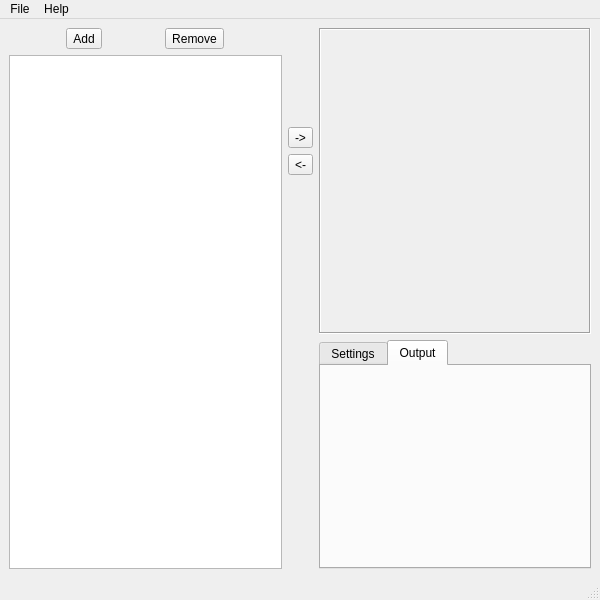
<?xml version="1.0" encoding="UTF-8"?>
<ui version="4.0">
 <class>MainWindow</class>
 <widget class="QMainWindow" name="MainWindow">
  <property name="geometry">
   <rect>
    <x>0</x>
    <y>0</y>
    <width>600</width>
    <height>600</height>
   </rect>
  </property>
  <property name="windowTitle">
   <string>MainWindow</string>
  </property>
  <widget class="QWidget" name="centralwidget">
   <layout class="QGridLayout" name="gridLayout">
    <item row="0" column="0">
     <layout class="QHBoxLayout" name="horizontalLayout" stretch="6,0,6">
      <item>
       <layout class="QVBoxLayout" name="verticalLayout_2" stretch="1,12">
        <item>
         <layout class="QHBoxLayout" name="horizontalLayout_2">
          <property name="sizeConstraint">
           <enum>QLayout::SetMaximumSize</enum>
          </property>
          <item>
           <widget class="QToolButton" name="pluginAdd">
            <property name="text">
             <string>Add</string>
            </property>
           </widget>
          </item>
          <item>
           <widget class="QToolButton" name="pluginRemove">
            <property name="text">
             <string>Remove</string>
            </property>
           </widget>
          </item>
         </layout>
        </item>
        <item>
         <widget class="QListWidget" name="plugins">
          <property name="minimumSize">
           <size>
            <width>260</width>
            <height>480</height>
           </size>
          </property>
         </widget>
        </item>
       </layout>
      </item>
      <item>
       <layout class="QVBoxLayout" name="verticalLayout_6" stretch="1,0,0,4">
        <item>
         <spacer name="verticalSpacer_2">
          <property name="orientation">
           <enum>Qt::Vertical</enum>
          </property>
          <property name="sizeHint" stdset="0">
           <size>
            <width>20</width>
            <height>40</height>
           </size>
          </property>
         </spacer>
        </item>
        <item>
         <widget class="QToolButton" name="flowPluginAdd">
          <property name="text">
           <string>-&gt;</string>
          </property>
         </widget>
        </item>
        <item>
         <widget class="QToolButton" name="flowPluginRemove">
          <property name="text">
           <string>&lt;-</string>
          </property>
         </widget>
        </item>
        <item>
         <spacer name="verticalSpacer">
          <property name="orientation">
           <enum>Qt::Vertical</enum>
          </property>
          <property name="sizeHint" stdset="0">
           <size>
            <width>20</width>
            <height>40</height>
           </size>
          </property>
         </spacer>
        </item>
       </layout>
      </item>
      <item>
       <layout class="QVBoxLayout" name="verticalLayout_5" stretch="4,3">
        <item>
         <widget class="QFrame" name="frame">
          <property name="frameShape">
           <enum>QFrame::Box</enum>
          </property>
          <property name="frameShadow">
           <enum>QFrame::Sunken</enum>
          </property>
          <widget class="QWidget" name="verticalLayoutWidget">
           <property name="geometry">
            <rect>
             <x>0</x>
             <y>0</y>
             <width>261</width>
             <height>291</height>
            </rect>
           </property>
           <layout class="QVBoxLayout" name="flow_container"/>
          </widget>
         </widget>
        </item>
        <item>
         <widget class="QTabWidget" name="tabWidget">
          <property name="currentIndex">
           <number>1</number>
          </property>
          <widget class="QWidget" name="tab_Settings">
           <attribute name="title">
            <string>Settings</string>
           </attribute>
          </widget>
          <widget class="QWidget" name="tab_Output">
           <attribute name="title">
            <string>Output</string>
           </attribute>
          </widget>
         </widget>
        </item>
       </layout>
      </item>
     </layout>
    </item>
   </layout>
  </widget>
  <widget class="QMenuBar" name="menubar">
   <property name="geometry">
    <rect>
     <x>0</x>
     <y>0</y>
     <width>600</width>
     <height>22</height>
    </rect>
   </property>
   <widget class="QMenu" name="menuFile">
    <property name="title">
     <string>File</string>
    </property>
    <addaction name="actionNew_flow"/>
    <addaction name="actionOpen_flow"/>
    <addaction name="separator"/>
    <addaction name="actionQuit"/>
   </widget>
   <widget class="QMenu" name="menuHelp">
    <property name="title">
     <string>Help</string>
    </property>
    <addaction name="actionHelp"/>
    <addaction name="actionAbout"/>
   </widget>
   <addaction name="menuFile"/>
   <addaction name="menuHelp"/>
  </widget>
  <widget class="QStatusBar" name="statusBar"/>
  <action name="actionNew_flow">
   <property name="text">
    <string>New flow</string>
   </property>
  </action>
  <action name="actionOpen_flow">
   <property name="text">
    <string>Open flow</string>
   </property>
  </action>
  <action name="actionQuit">
   <property name="text">
    <string>Quit</string>
   </property>
   <property name="menuRole">
    <enum>QAction::QuitRole</enum>
   </property>
  </action>
  <action name="actionHelp">
   <property name="text">
    <string>Help</string>
   </property>
  </action>
  <action name="actionAbout">
   <property name="text">
    <string>About</string>
   </property>
   <property name="menuRole">
    <enum>QAction::AboutRole</enum>
   </property>
  </action>
 </widget>
 <resources/>
 <connections/>
</ui>
